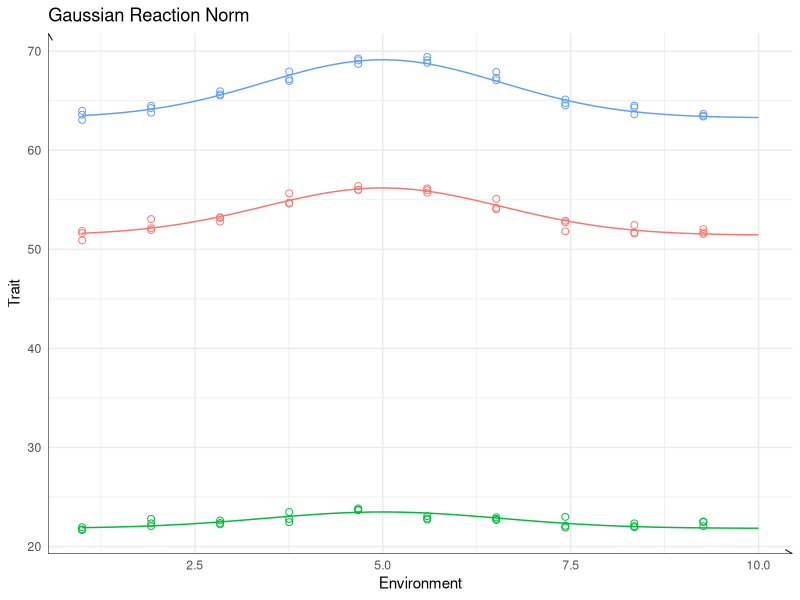
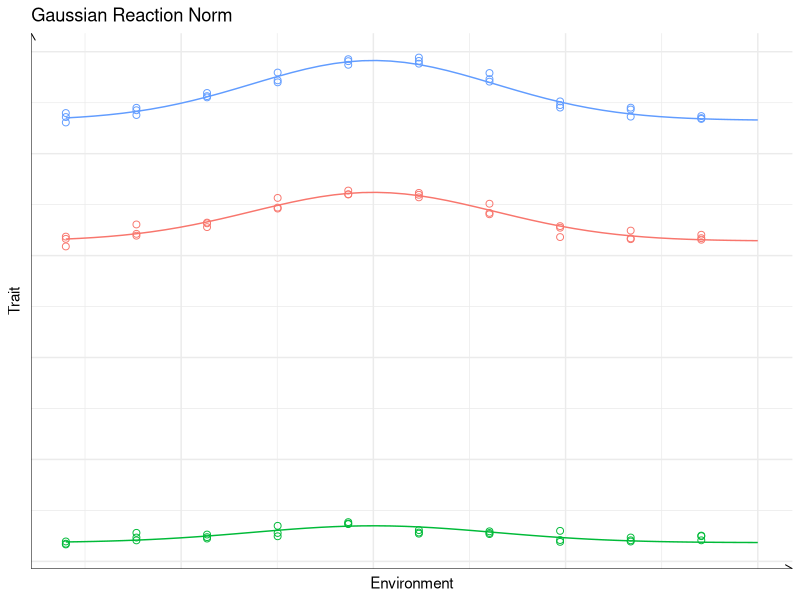
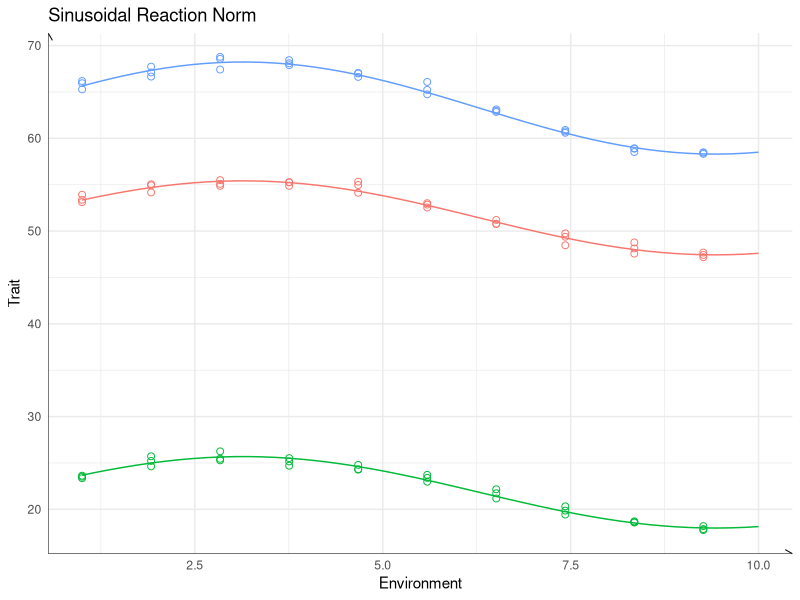
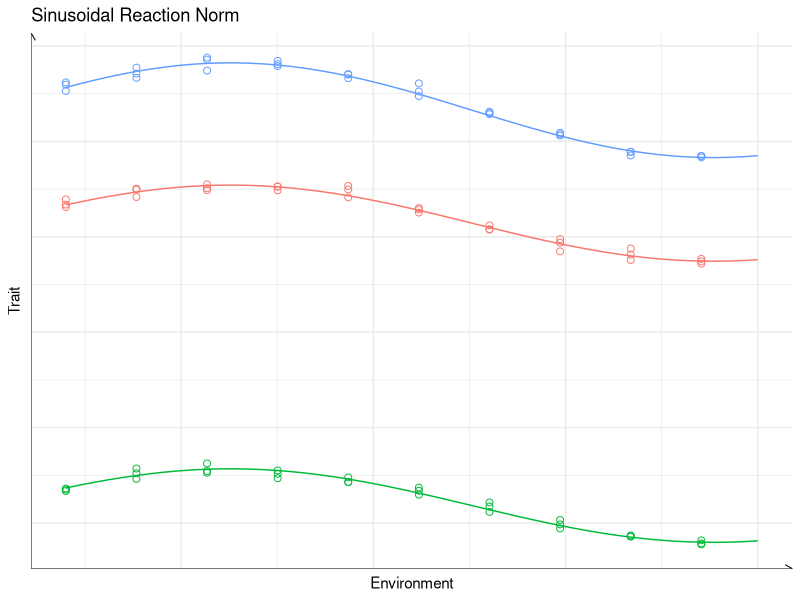
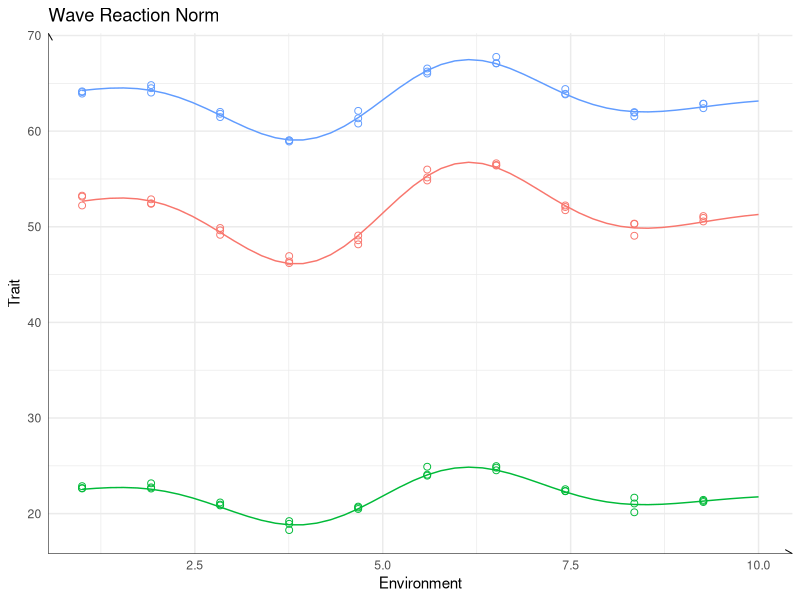
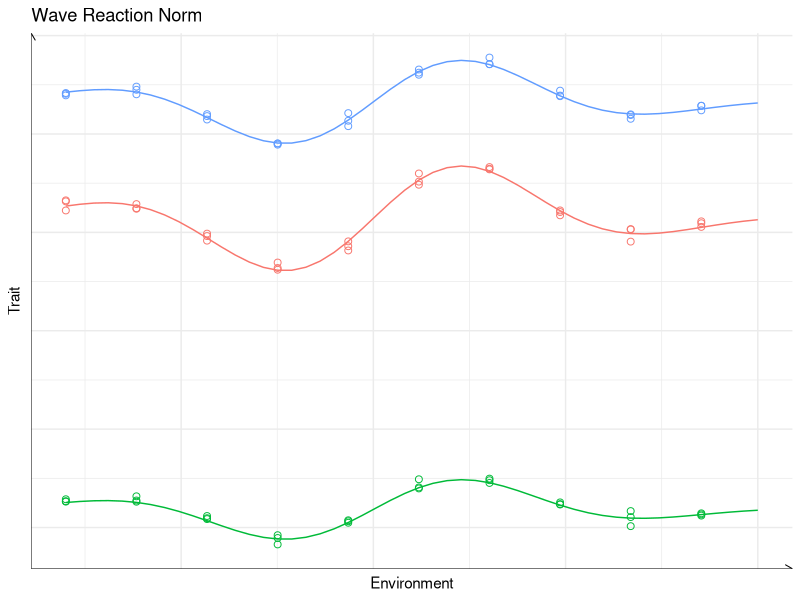
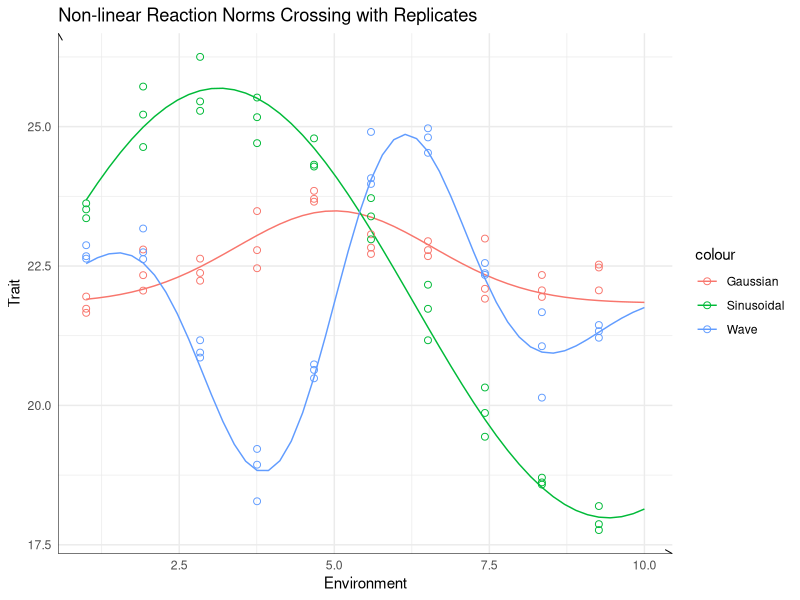
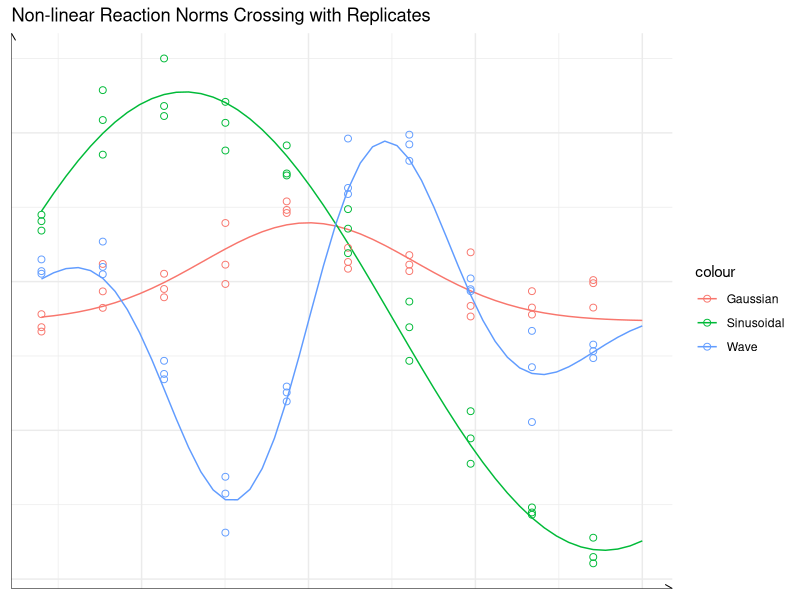

Source code (R) for these figures, in order:
# Load required libraries
library(ggplot2)
library(grid)

# Set environmental factors and number of genotypes
set.seed(13)
environmental_factors = seq(1, 10, length.out = 50)
num_genotypes = 50
num_genotypes_per_plot = 3

# Select genotypes for sampling
sampled_genotypes = sample(seq_len(num_genotypes)[1:10], num_genotypes_per_plot)

# Function to generate Gaussian-like reaction norm
generate_gaussian_reaction_norm = function(env, base_shift, amplitude = 4, width = 0.2, center = (max(environmental_factors)/2), slope_variation = 0.6) {
  slope = runif(1, 1 - slope_variation, 1 + slope_variation)
  curve = base_shift + slope * amplitude * exp(-width * (env - center)^2)
  return(curve)
}

# Function to generate sinusoidal reaction norm
generate_sinusoidal_reaction_norm = function(env, base_shift, amplitude = 4, frequency = 0.5, phase = 0, slope_variation = 0.4) {
  slope = runif(1, 1 - slope_variation, 1 + slope_variation)
  curve = base_shift + slope * amplitude * sin(frequency * env + phase)
  return(curve)
}

# Function to generate wave-like reaction norm
generate_wave_reaction_norm = function(env, base_shift, amplitude = 7, frequency = 1.2, slope_variation = 0.5) {
  slope = runif(1, 1 - slope_variation, 1 + slope_variation)
  curve = base_shift + slope * amplitude * sin(frequency * (env - 5)) * exp(-0.1 * (env - 5)^2)
  return(curve)
}

# Function to generate replicates with noise
generate_replicates = function(reaction_norms, num_replicates = 3, noise_interval = c(0.3, 0.4)) {
  n_genotypes = nrow(reaction_norms)
  n_environments = ncol(reaction_norms)
  replicates = data.frame()
  for (genotype in 1:n_genotypes) {
    for (env in seq_len(n_environments)) {  # Generate replicates for every environment position
      mean_value = reaction_norms[genotype, env]
      replicate_values = data.frame()
      for (rep in 1:num_replicates) {
        replicate_value = rnorm(1, mean = mean_value, sd = runif(1, noise_interval[1], noise_interval[2]))
        replicate_values = rbind(replicate_values, data.frame(Genotype = genotype, Environment = environmental_factors[env], Replicate = rep, Value = replicate_value))
      }
      replicates = rbind(replicates, replicate_values)
    }
  }
  return(replicates)
}

# Define base shifts for non-linear reaction norms
base_shifts = seq(10, 300, length.out = num_genotypes)

# Generate Gaussian-like reaction norms
reaction_norms_gaussian = data.frame(
  t(sapply(seq_along(base_shifts), function(i) generate_gaussian_reaction_norm(environmental_factors, base_shift = base_shifts[i])))
)
colnames(reaction_norms_gaussian) = environmental_factors
rownames(reaction_norms_gaussian) = paste0("Gaussian_", seq_along(base_shifts))

# Generate Sinusoidal reaction norms
reaction_norms_sinusoidal = data.frame(
  t(sapply(seq_along(base_shifts), function(i) generate_sinusoidal_reaction_norm(environmental_factors, base_shift = base_shifts[i])))
)
colnames(reaction_norms_sinusoidal) = environmental_factors
rownames(reaction_norms_sinusoidal) = paste0("Sinusoidal_", seq_along(base_shifts))

# Generate Wave-like reaction norms
reaction_norms_wave = data.frame(
  t(sapply(seq_along(base_shifts), function(i) generate_wave_reaction_norm(environmental_factors, base_shift = base_shifts[i])))
)
colnames(reaction_norms_wave) = environmental_factors
rownames(reaction_norms_wave) = paste0("Wave_", seq_along(base_shifts))

# Generate replicates for non-linear reaction norms
replicates_gaussian = generate_replicates(reaction_norms_gaussian)
replicates_sinusoidal = generate_replicates(reaction_norms_sinusoidal)
replicates_wave = generate_replicates(reaction_norms_wave)

# Filter replicates for sampled genotypes only and select every 5th environment for plotting
replicates_gaussian_selected = replicates_gaussian[replicates_gaussian$Genotype %in% sampled_genotypes & replicates_gaussian$Environment %in% environmental_factors[seq(1, length(environmental_factors), by = 5)], ]
replicates_sinusoidal_selected = replicates_sinusoidal[replicates_sinusoidal$Genotype %in% sampled_genotypes & replicates_sinusoidal$Environment %in% environmental_factors[seq(1, length(environmental_factors), by = 5)], ]
replicates_wave_selected = replicates_wave[replicates_wave$Genotype %in% sampled_genotypes & replicates_wave$Environment %in% environmental_factors[seq(1, length(environmental_factors), by = 5)], ]

# Reshape data for plotting
reshape_for_plot = function(data, type) {
  df = t(data)
  df = as.data.frame(df)
  colnames(df) = paste0(type, "_", seq_len(ncol(df)))
  df$Environment = environmental_factors
  return(df)
}

# Reshape sampled curves for plotting
gaussian_sampled = reaction_norms_gaussian[sampled_genotypes, ]
sinusoidal_sampled = reaction_norms_sinusoidal[sampled_genotypes, ]
wave_sampled = reaction_norms_wave[sampled_genotypes, ]

gaussian_reshaped = reshape_for_plot(gaussian_sampled, "Gaussian")
sinusoidal_reshaped = reshape_for_plot(sinusoidal_sampled, "Sinusoidal")
wave_reshaped = reshape_for_plot(wave_sampled, "Wave")

# Function to add axis lines with arrows
add_axis_arrows = function() {
  list(
    annotation_custom(
      grid::linesGrob(
        x = c(0, 1), y = c(0, 0), 
        arrow = grid::arrow(length = unit(0.2, "cm")), 
        gp = grid::gpar(col = "black")
      ),
      xmin = -Inf, xmax = Inf, ymin = -Inf, ymax = Inf
    ),
    annotation_custom(
      grid::linesGrob(
        x = c(0, 0), y = c(0, 1), 
        arrow = grid::arrow(length = unit(0.2, "cm")), 
        gp = grid::gpar(col = "black")
      ),
      xmin = -Inf, xmax = Inf, ymin = -Inf, ymax = Inf
    )
  )
}

# Function to create individual plots with and without axis labels
create_plot = function(data, title, line_colors, replicates_data) {
  plot_with_labels = ggplot(data, aes(x = Environment))
  
  for (i in 1:(ncol(data) - 1)) {
    plot_with_labels = plot_with_labels + geom_line(aes_string(y = colnames(data)[i]), color = line_colors[i])
  }
  
  plot_with_labels = plot_with_labels +
    geom_point(data = replicates_data, aes(x = Environment, y = Value, color = as.factor(Genotype)), size = 2, shape = 21) +
    scale_color_manual(values = setNames(line_colors, as.character(sampled_genotypes))) +
    labs(title = title) +
    ylab("Trait") +
    theme_minimal() +
    theme(legend.position = "none") +
    add_axis_arrows()
  
  plot_without_labels = plot_with_labels + 
    ylab("Trait") +
    xlab("Environment") +
    theme(axis.text = element_blank())
  
  return(list(with_labels = plot_with_labels, without_labels = plot_without_labels))
}

# Creating the individual plots with replicates for sampled genotypes
line_colors = scales::hue_pal()(num_genotypes_per_plot)  # Generate distinct colors for each genotype
p1_list = create_plot(gaussian_reshaped, "Gaussian Reaction Norm", line_colors, replicates_gaussian_selected)
p2_list = create_plot(sinusoidal_reshaped, "Sinusoidal Reaction Norm", line_colors, replicates_sinusoidal_selected)
p3_list = create_plot(wave_reshaped, "Wave Reaction Norm", line_colors, replicates_wave_selected)

# Create combined plot with one curve per type and replicates
combined_sampled = data.frame(
  Gaussian = gaussian_reshaped[, 2],
  Sinusoidal = sinusoidal_reshaped[, 2],
  Wave = wave_reshaped[, 2],
  Environment = environmental_factors
)

combined_replicates_selected = rbind(
  replicates_gaussian_selected[replicates_gaussian_selected$Genotype == sampled_genotypes[2], ],
  replicates_sinusoidal_selected[replicates_sinusoidal_selected$Genotype == sampled_genotypes[2], ],
  replicates_wave_selected[replicates_wave_selected$Genotype == sampled_genotypes[2], ]
)
combined_replicates_selected$Type = rep(c("Gaussian", "Sinusoidal", "Wave"), each = nrow(combined_replicates_selected) / 3)
combined_replicates_selected$Type = factor(combined_replicates_selected$Type, levels = c("Gaussian", "Sinusoidal", "Wave"))

p_combined_with_arrows = ggplot(combined_sampled, aes(x = Environment)) +
  geom_line(aes(y = Gaussian, color = "Gaussian")) +
  geom_line(aes(y = Sinusoidal, color = "Sinusoidal")) +
  geom_line(aes(y = Wave, color = "Wave")) +
  geom_point(data = combined_replicates_selected, aes(x = Environment, y = Value, color = Type), size = 2, shape=21) +
  scale_color_manual(values = scales::hue_pal()(3)) +
  labs(title = "Non-linear Reaction Norms Crossing with Replicates") +
  ylab("Trait") +
  theme_minimal() +
  theme(legend.position = "right") +
  add_axis_arrows()

# Version without axis labels for the combined plot
p_combined_without_labels = p_combined_with_arrows +
  theme(axis.text = element_blank(), axis.title = element_blank())
# Save all plots into a single PDF file
pdf("non_linear_reaction_norms.pdf", width = 8, height = 6)
print(p1_list$with_labels)
print(p1_list$without_labels)
print(p2_list$with_labels)
print(p2_list$without_labels)
print(p3_list$with_labels)
print(p3_list$without_labels)
print(p_combined_with_arrows)
print(p_combined_without_labels)
dev.off()
